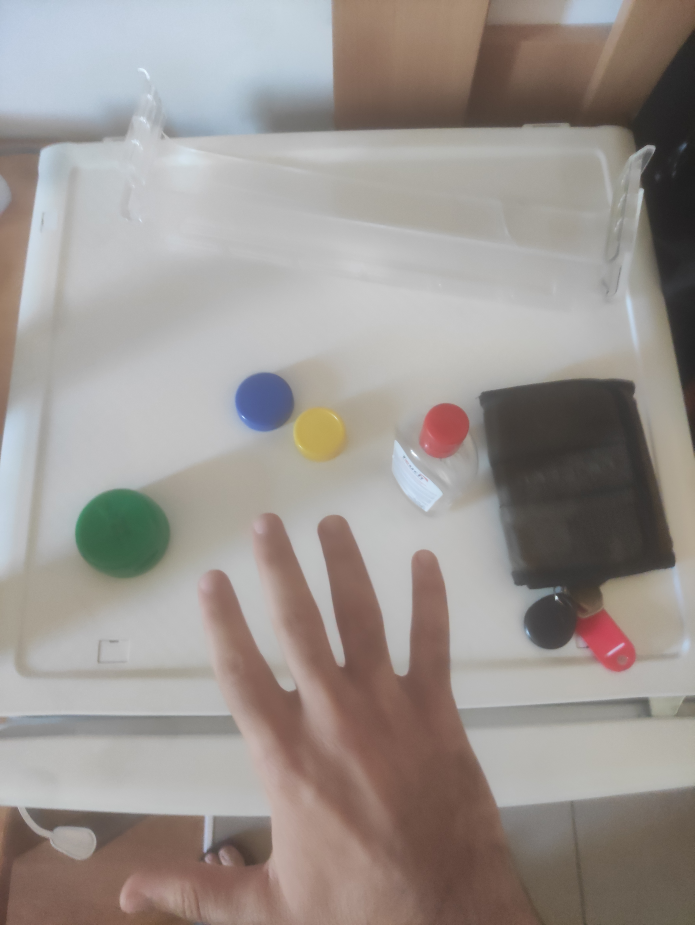
#> input picture other/img/1696081363202.jpg, 3472 x 4624 px, found by its file name (shown at 1/5 size)
$ python histograms.py
#> lines starting #> are read from the running program, lines starting #| are printed output that depends on the picture; after the words box and inside, x2 and y2 are one past the last pixel; in counts of white or black regions, pixels touching at a corner belong together
### rescale.py
import cv2 as cv


# rescale function
def rescaleFrame(frame, scale=.5):
#> called with scale = 0.1
  width = int(frame.shape[1] * scale)
#> width = 347
  height = int(frame.shape[0] * scale)
#> height = 462

  dimensions = (width, height)
#> dimensions = (347, 462)

  return cv.resize(frame, dimensions, interpolation=cv.INTER_AREA)
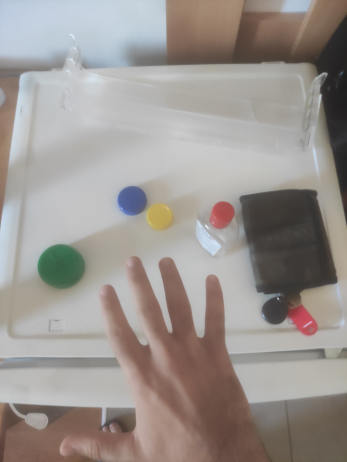
#> returned value: shape (462, 347, 3); mean of channels 0, 1, 2 144.1, 148.4, 155.3; drawn as B, G, R

# change resolution of live video
def changeRes(width, height):
  capture.set(3, width)
  capture.set(4, height)


# [24 lines of commented-out code are left out]

### histograms.py
import cv2 as cv
import matplotlib.pyplot as plt
import numpy as np
import rescale as rs

img = rs.rescaleFrame(cv.imread('./img/1696081363202.jpg'), .1)
cv.imshow('Cats', img)

blank = np.zeros(img.shape[:2], dtype='uint8')

gray = cv.cvtColor(img, cv.COLOR_BGR2GRAY)
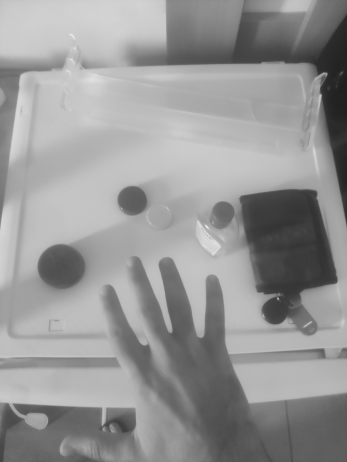
#> gray: shape (462, 347); min 30, max 246, mean 150
cv.imshow('Gray', gray)

mask = cv.circle(blank, (img.shape[1]//2,img.shape[0]//2), 100, 255, -1)
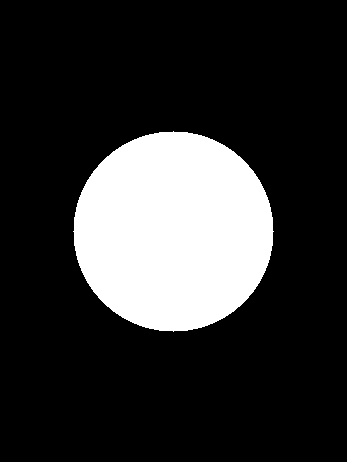
#> blank: shape (462, 347); 19.6% white; 1 white region, box (x1, y1, x2, y2) and area: (73, 131, 274, 332) 31417

masked = cv.bitwise_and(img,img,mask=mask)
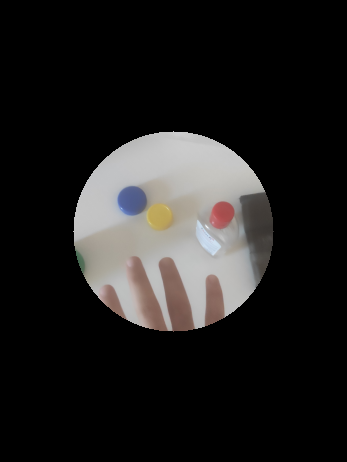
#> masked: shape (462, 347, 3); mean of channels 0, 1, 2 30.9, 31.7, 33; drawn as B, G, R
cv.imshow('Mask', masked)

# GRayscale histogram
gray_hist = cv.calcHist([gray], [0], mask, [256], [0,256] )
#> gray_hist = 256 values, max 1418 at index 194, min 0 at index 0, mean 122.7

plt.figure()
plt.title('Grayscale Histogram')
plt.xlabel('Bins')
plt.ylabel('# of pixels')
plt.plot(gray_hist)
plt.xlim([0,256])
plt.show()
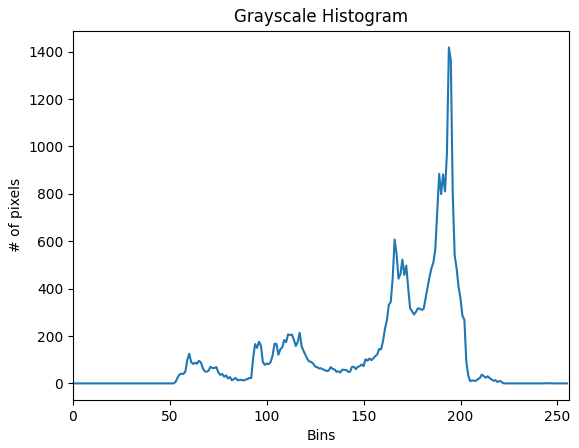
#> figure drawn by matplotlib, 1 panel; curve peaks at x = 194, y = 1418

# Colour Histogram

plt.figure()
plt.title('Colour Histogram')
plt.xlabel('Bins')
plt.ylabel('# of pixels')
colors = ('b', 'g', 'r')
for i,col in enumerate(colors):
    hist = cv.calcHist([img], [i], None, [256], [0,256])
    plt.plot(hist, color=col)
    plt.xlim([0,256])

plt.show()
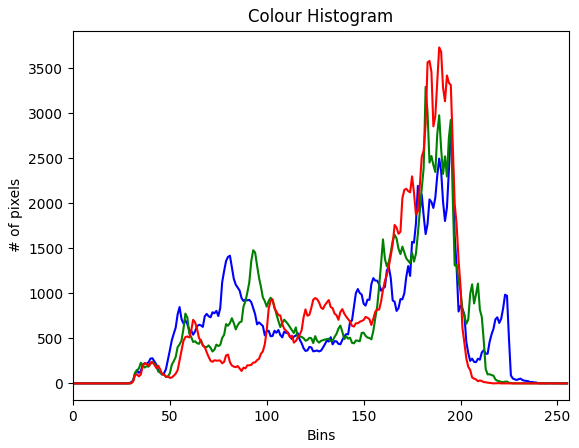
#> figure drawn by matplotlib, 1 panel; curve peaks at x = 195, y = 2811; curve peaks at x = 182, y = 3293; curve peaks at x = 189, y = 3732

cv.waitKey(0)
